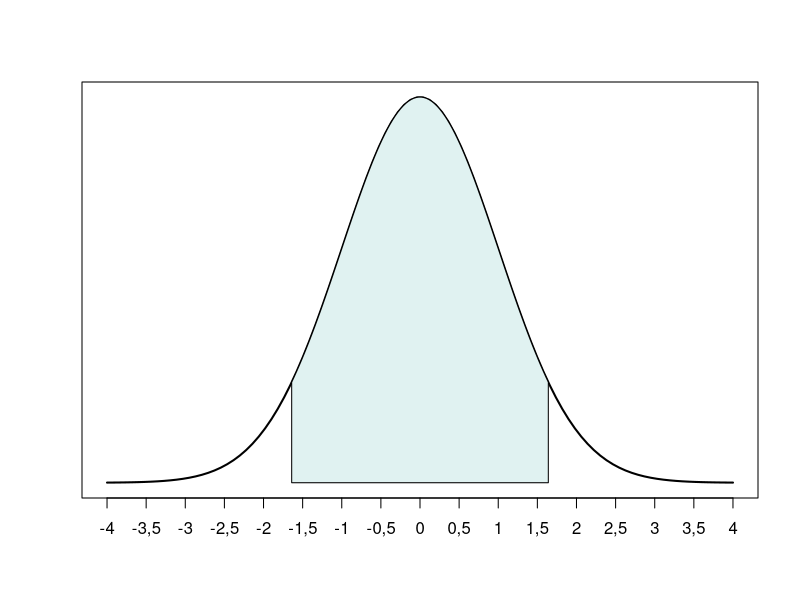
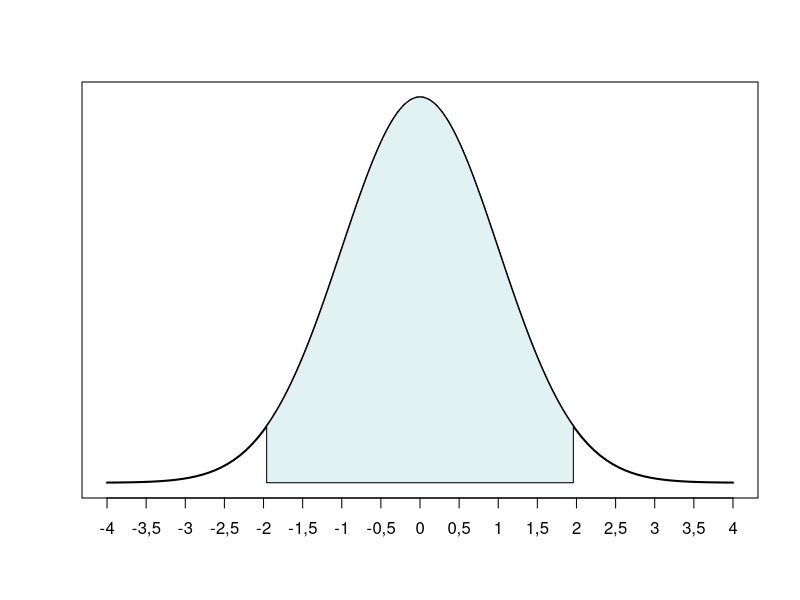
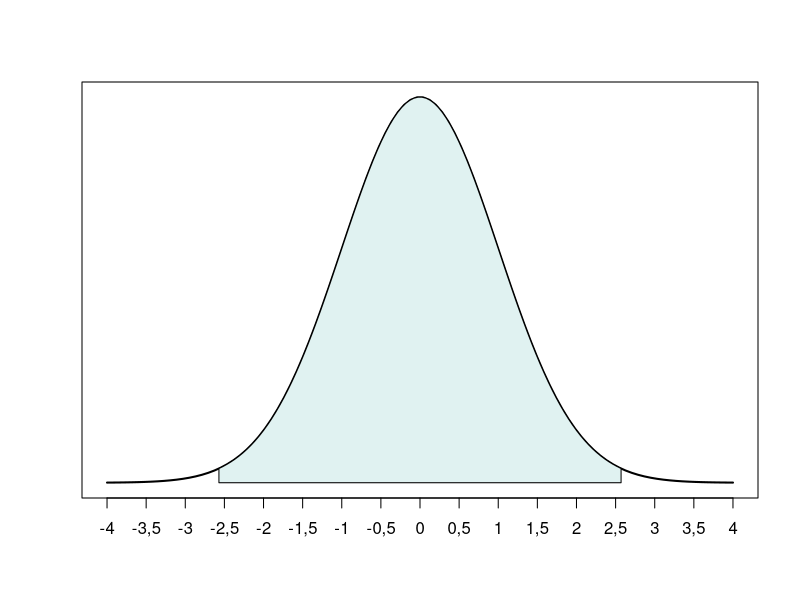
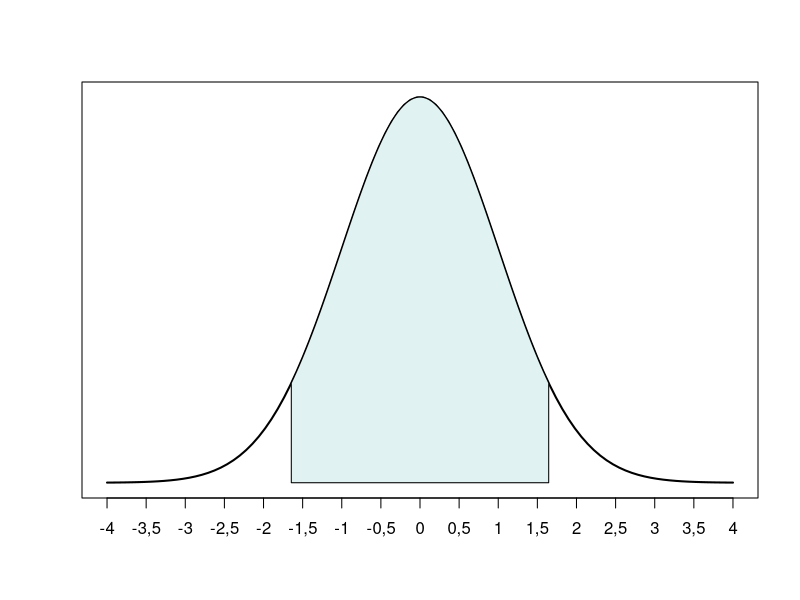
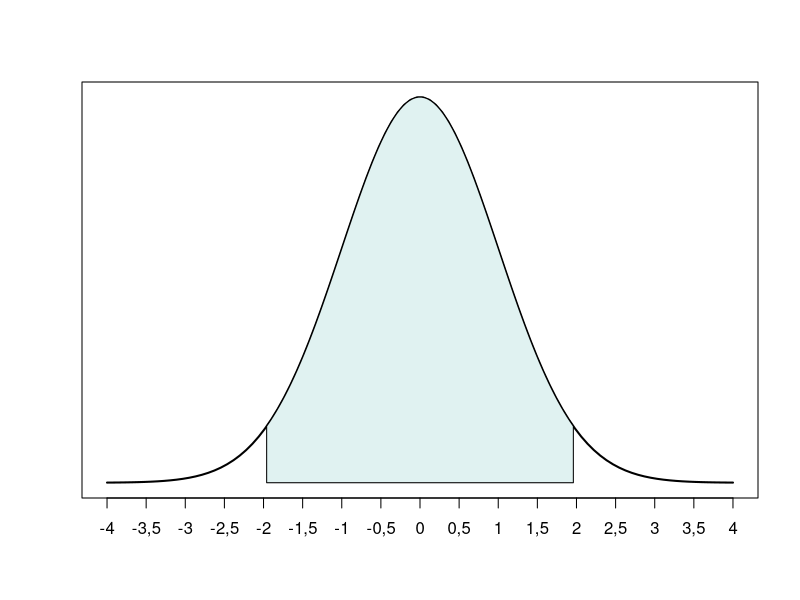
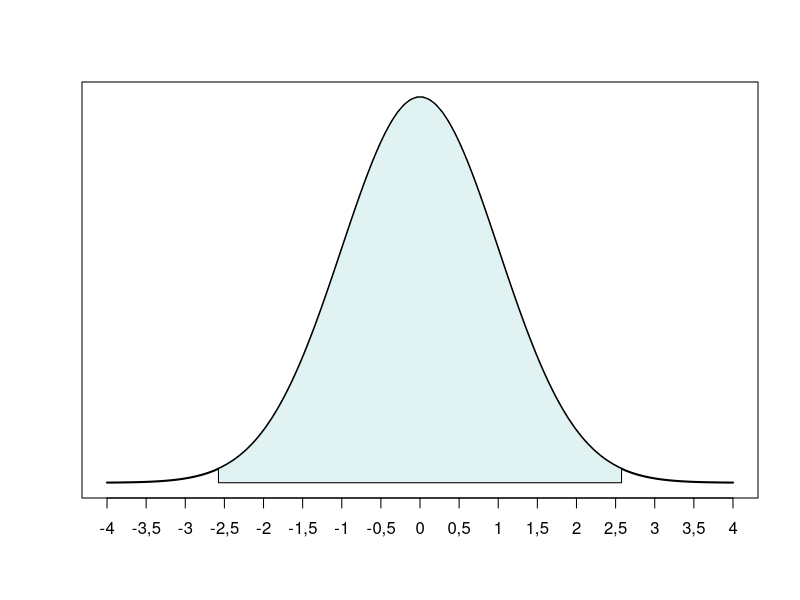

These charts were generated, in order, by the following R code:
## ---- chunk 1
a <- pnorm(1.64)
a

b <- pnorm(1.64) - pnorm(1.64)
b

c <- pnorm(1.64)
c

d <- pnorm(-1.64)
d

e <- pnorm(1.64) - pnorm(-1.64)
e

f <- 1 - pnorm(1.64)
f

g <- qnorm(0.05)
g

h <- qnorm(1 - 0.05)
h 
## ---- chunk 2
a <- 1 - pnorm(108, mean = 100, sd = 25)
a

b <- pnorm(100, mean = 100, sd = 25) - pnorm(100, mean = 100, sd = 25)
b

c <- pnorm(107, mean = 100, sd = 25) - pnorm(89, mean = 100, sd = 25)
c

d <- pnorm(116, mean = 100, sd = 25) - pnorm(112, mean = 100, sd = 25)
d

e <- pnorm(116, mean = 100, sd = 25) - pnorm(112, mean = 100, sd = 25)
e

f <- pnorm(100, mean = 100, sd = 25) + pnorm(106, mean = 100, sd = 25, lower.tail = TRUE)
f

g <- qnorm(0.05, mean = 100, sd = 25)
g

h <- qnorm(1 - 0.05, mean = 100, sd = 25)
h

i <- qnorm(1 - 0.975, mean = 100, sd = 25)
i
## ---- chunk 3

x1 <- seq(-4, 4, length=100)

y1 <- dnorm(x1)

plot(x1,y1, type = "l", lwd = 2, axes = FALSE, xlab = "", ylab = "", )

x2 <- seq(-1.64, 1.64, length=100)

y2 <- dnorm(x2)

polygon(c(x2[1:100], x2[100], x2[1]), 
        c(y2[1:100], 0, 0),
        col = "#E0F2F1")

axis(1, at = seq(-4, 4, length=17), labels = c("-4", "-3,5", "-3", "-2,5", "-2", "-1,5", "-1", "-0,5", "0", "0,5", "1", "1,5", "2", "2,5", "3", "3,5", "4"), gap.axis = 1/4)
box()
## ---- chunk 4

x1 <- seq(-4, 4, length=100)

y1 <- dnorm(x1)

plot(x1,y1, type = "l", lwd = 2, axes = FALSE, xlab = "", ylab = "", )

x2 <- seq(-1.96, 1.96, length=100)

y2 <- dnorm(x2)

polygon(c(x2[1:100], x2[100], x2[1]), 
        c(y2[1:100], 0, 0),
        col = "#E0F2F1")

axis(1, at = seq(-4, 4, length=17), labels = c("-4", "-3,5", "-3", "-2,5", "-2", "-1,5", "-1", "-0,5", "0", "0,5", "1", "1,5", "2", "2,5", "3", "3,5", "4"), gap.axis = 1/4)
box()
## ---- chunk 5

x1 <- seq(-4, 4, length=100)

y1 <- dnorm(x1)

plot(x1,y1, type = "l", lwd = 2, axes = FALSE, xlab = "", ylab = "", )

x2 <- seq(-2.57, 2.57, length=100)

y2 <- dnorm(x2)

polygon(c(x2[1:100], x2[100], x2[1]), 
        c(y2[1:100], 0, 0),
        col = "#E0F2F1")

axis(1, at = seq(-4, 4, length=17), labels = c("-4", "-3,5", "-3", "-2,5", "-2", "-1,5", "-1", "-0,5", "0", "0,5", "1", "1,5", "2", "2,5", "3", "3,5", "4"), gap.axis = 1/4)
box()
## ---- chunk 6

x1 <- seq(-4, 4, length=100)

y1 <- dnorm(x1)

plot(x1,y1, type = "l", lwd = 2, axes = FALSE, xlab = "", ylab = "", )

x2 <- seq(qnorm(0.05), qnorm(0.95), length=100)

y2 <- dnorm(x2)

polygon(c(x2[1:100], x2[100], x2[1]), 
        c(y2[1:100], 0, 0),
        col = "#E0F2F1")

axis(1, at = seq(-4, 4, length=17), labels = c("-4", "-3,5", "-3", "-2,5", "-2", "-1,5", "-1", "-0,5", "0", "0,5", "1", "1,5", "2", "2,5", "3", "3,5", "4"), gap.axis = 1/4)
box()
## ---- chunk 7

x1 <- seq(-4, 4, length=100)

y1 <- dnorm(x1)

plot(x1,y1, type = "l", lwd = 2, axes = FALSE, xlab = "", ylab = "", )

x2 <- seq(qnorm(0.025), qnorm(0.975), length=100)

y2 <- dnorm(x2)

polygon(c(x2[1:100], x2[100], x2[1]), 
        c(y2[1:100], 0, 0),
        col = "#E0F2F1")

axis(1, at = seq(-4, 4, length=17), labels = c("-4", "-3,5", "-3", "-2,5", "-2", "-1,5", "-1", "-0,5", "0", "0,5", "1", "1,5", "2", "2,5", "3", "3,5", "4"), gap.axis = 1/4)
box()
## ---- chunk 8

x1 <- seq(-4, 4, length=100)

y1 <- dnorm(x1)

plot(x1,y1, type = "l", lwd = 2, axes = FALSE, xlab = "", ylab = "", )

x2 <- seq(qnorm(0.005), qnorm(0.995), length=100)

y2 <- dnorm(x2)

polygon(c(x2[1:100], x2[100], x2[1]), 
        c(y2[1:100], 0, 0),
        col = "#E0F2F1")

axis(1, at = seq(-4, 4, length=17), labels = c("-4", "-3,5", "-3", "-2,5", "-2", "-1,5", "-1", "-0,5", "0", "0,5", "1", "1,5", "2", "2,5", "3", "3,5", "4"), gap.axis = 1/4)
box()
